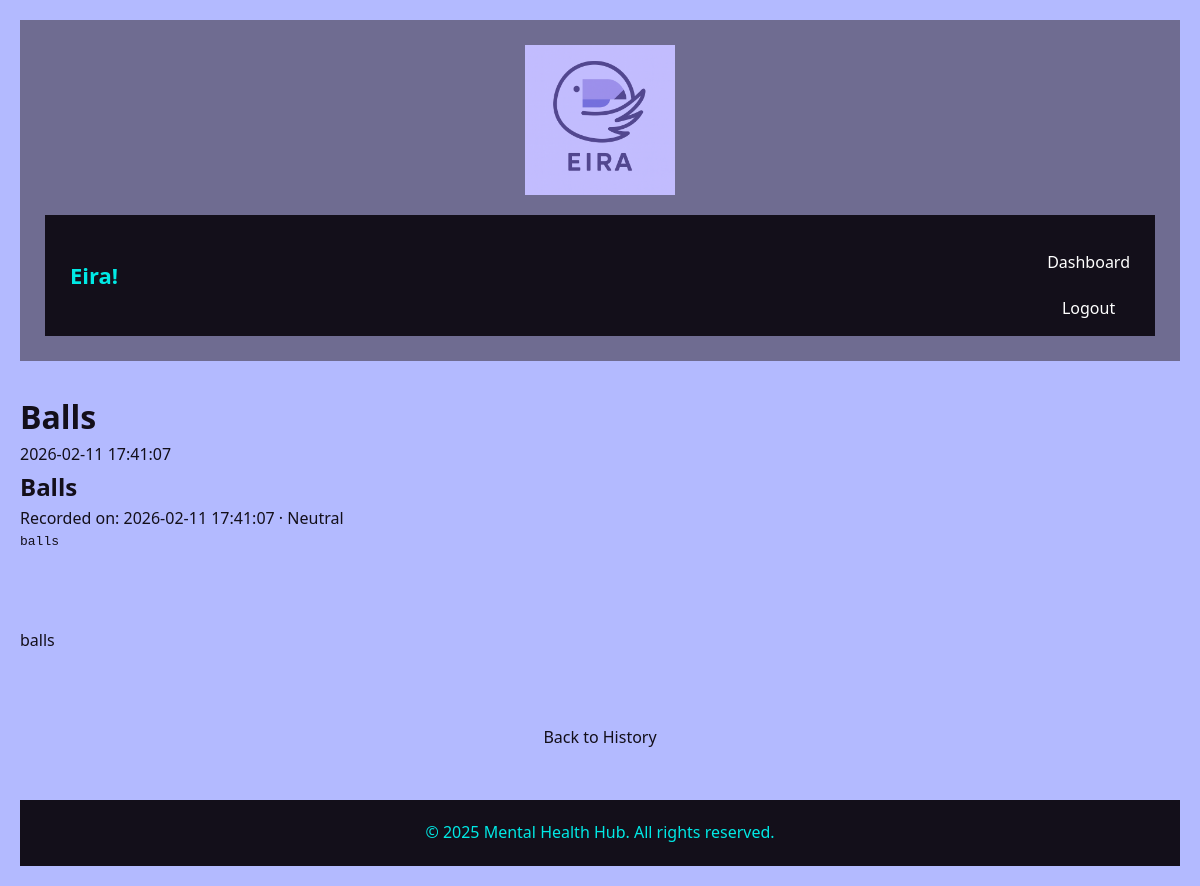
The page /entry/4 (signed in) on the database its author committed.
### tables this page shows
CREATE TABLE Journal (
            id INTEGER PRIMARY KEY AUTOINCREMENT,
            user_username VARCHAR(20) NOT NULL,
            title VARCHAR(100) NOT NULL,
            content TEXT NOT NULL,
            timestamp DATETIME DEFAULT CURRENT_TIMESTAMP,
            sleep_hours FLOAT,
            mood TEXT,
            mood_rating REAL,
            tags TEXT,
            FOREIGN KEY (user_username) REFERENCES User(username) ON DELETE CASCADE
        );

### app.py (the view)
@app.route("/entry/<int:entry_id>", methods=["GET"])
def view_entry(entry_id):
    if not is_logged_in():
        return redirect(url_for("index"))
    username = session["Username"]
    conn = get_db_connection()
    entry = conn.execute(
        """
        SELECT id, title, content, strftime('%Y-%m-%d %H:%M:%S', timestamp) AS timestamp,
               mood, mood_rating
        FROM Journal WHERE id = ? AND user_username = ?
        """,
        (entry_id, username),
    ).fetchone()
    conn.close()
    if entry is None:
        flash("Entry not found", "error")
        return redirect(url_for("history"))
    return render_template("view_entry.html", entry=entry)

### app.py (called while the page is built)
def get_db_connection():
    conn = sqlite3.connect(DATABASE, check_same_thread=False)
    conn.row_factory = sqlite3.Row
    return conn

def is_logged_in():
    return "Username" in session

### templates/view_entry.html (shortened to what this page needs)
<html lang="en">
<head>
    <link rel="stylesheet" href="/static/style.css">
</head>
<body>
    <header>
        <img src="/static/eiralogo.png" alt="Eira Logo" class="logo">
        <nav class="navbar">
            <h1 class="nav-left">Eira!</h1>
            <div>
                <a href="/dashboard">Dashboard</a>
                <a href="/logout">Logout</a>
            </div>
        </nav>
    </header>
    <div class="main-content">
        <div class="container single-entry">
            <h1>{{ entry.title }}</h1>
            <div class="entry-meta">
                <span class="date">{{ entry.timestamp }}</span>
            </div>
            <h2>{{ entry.title }}</h2>
            <span class="date">
                Recorded on: {{ entry.timestamp }}
                {% if entry.mood %} · {{ entry.mood|capitalize }}{% endif %}
            </span>
            <pre>{{ entry.content }}</pre>
            <div class="entry-content" style="margin-top: 1.5em;">
                <p>{{ entry.content | replace('\n', '<br>') | safe }}</p>
            </div>
            <a href="/history">Back to History</a>
        </div>
    </div>
    <footer>
        <p>&copy; 2025 Mental Health Hub. All rights reserved.</p>
    </footer>
</body>
</html>

### static/style.css (style rules this page uses)
* { margin: 0; padding: 0; box-sizing: border-box; }
body { font-family: system-ui, -apple-system, BlinkMacSystemFont, "Segoe UI", Arial, sans-serif; background-color: #B3BAFF; color: #130f1a; line-height: 1.6; padding: 20px; }
.navbar { width: 100%; background: #130f1a; padding: 15px 25px; display: flex; justify-content: space-between; align-items: center; }
.nav-left { color: #00e9e5; font-size: 22px; font-weight: 700; }
.navbar a { color: #fff; text-decoration: none; margin-left: 20px; font-weight: 500; transition: 0.2s ease; }
header { background-color: #6f6c91; color: #fff; text-align: center; padding: 25px; margin-bottom: 30px; }
header h1 { font-size: 2.5rem; }
a { display: block; text-align: center; margin-top: 20px; text-decoration: none; color: #130f1a; transition: 0.2s ease; }
footer { text-align: center; margin-top: 50px; padding: 20px; background-color: #130f1a; color: #00e9e5; }
.logo { max-width: 150px; height: auto; display: block; margin: 0 auto 20px auto; }
.entry-content { white-space: pre-wrap; word-wrap: break-word; overflow-wrap: anywhere; max-width: 100%; }

### rows shown on the page
Journal: title "Balls", mood "Neutral", content "balls"

### other values the page prints
{{ entry.timestamp }} "2026-02-11 17:41:07"
